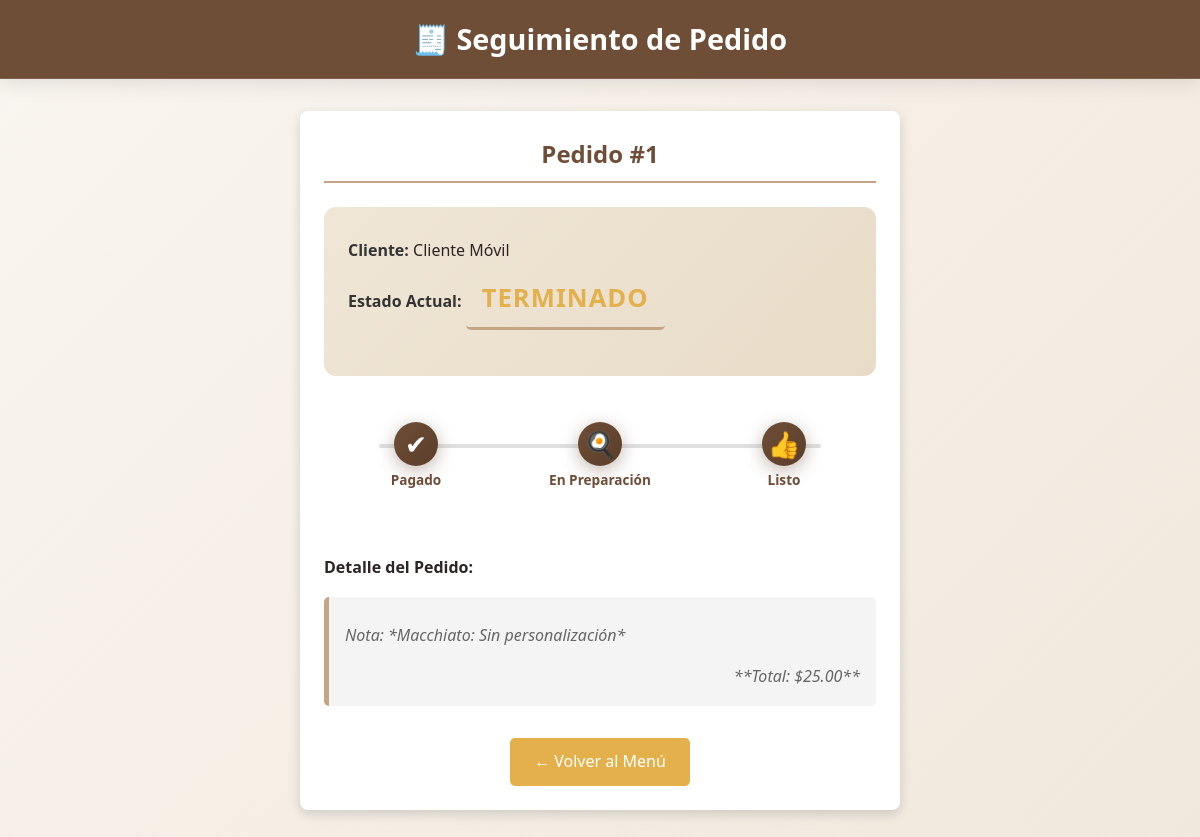
Page /seguimiento/1 on the earlier database version.
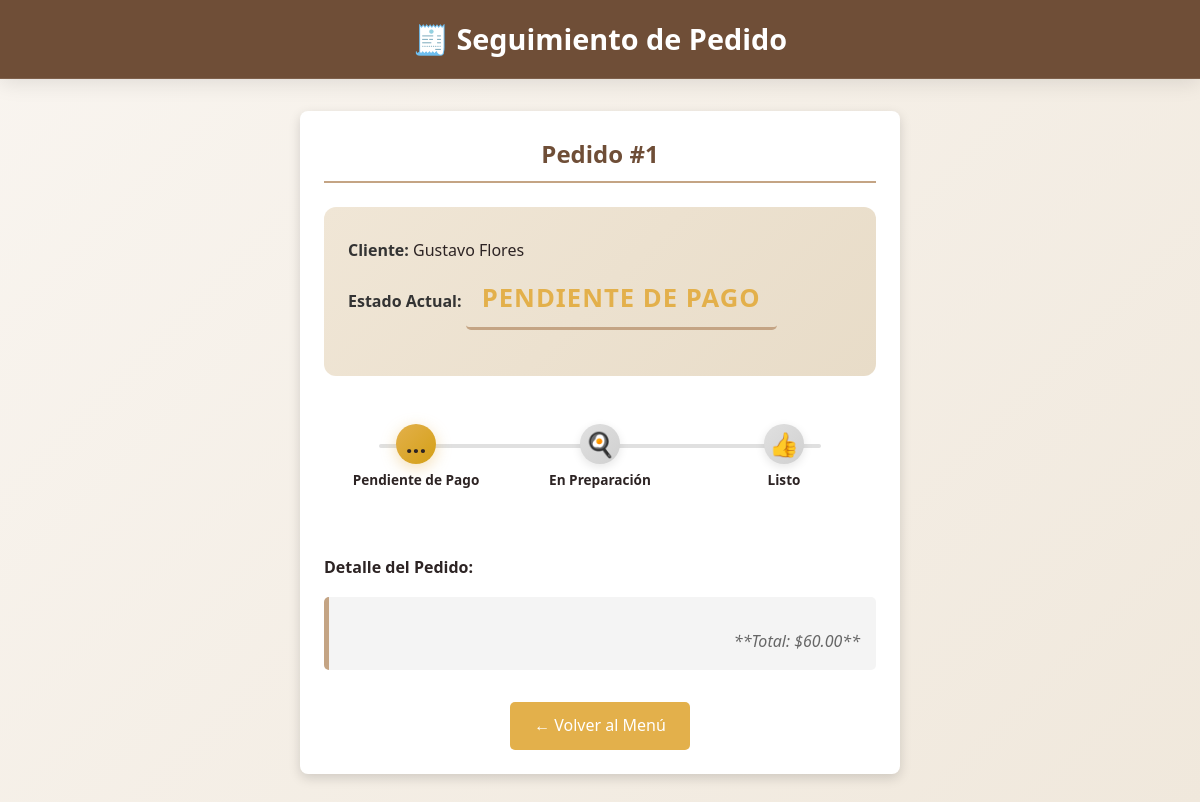
Same page on the later database version.
### app.py (models this page shows)
class Pedido(db.Model):
    id = db.Column(db.Integer, primary_key=True)
    cliente = db.Column(db.String(50), nullable=False)
    productos = db.Column(db.String(500))
    estado = db.Column(db.String(20), default="pendiente")
    pago = db.Column(db.String(20), default="pendiente")
    total = db.Column(db.Float)
    fecha = db.Column(db.DateTime, default=datetime.now)
    hora_pago = db.Column(db.DateTime)
    hora_preparacion = db.Column(db.DateTime)

### app.py (the view)
@app.route('/seguimiento/<int:id_pedido>')
def seguimiento(id_pedido):
    pedido = Pedido.query.get_or_404(id_pedido)
    ahora = datetime.now()
    return render_template('seguimiento.html', pedido=pedido, datetime=datetime, ahora=ahora)

### templates/seguimiento.html (shortened to what this page needs)
<!DOCTYPE html>
<html lang="es">
<head>
    <link rel="stylesheet" href="{{ url_for('static', filename='styles.css') }}">
</head>
<body>
    <header>
        <h1>🧾 Seguimiento de Pedido</h1>
    </header>
    <main class="container">
        <div class="seguimiento-card">
            <h2>Pedido #{{ pedido.id }}</h2>
            <div class="info-pedido">
                <p><strong>Cliente:</strong> {{ pedido.cliente }}</p>
                <p><strong>Estado Actual:</strong>
                    <span class="estado-actual">
                        {% if pedido.estado == 'pendiente' and pedido.pago == 'pendiente' %}
                            PENDIENTE DE PAGO
                        {% else %}
                            {{ pedido.estado.upper() }}
                        {% endif %}
                    </span>
                </p>
            </div>
            <div class="estado-linea">
                <div class="paso {% if pedido.pago == 'pagado' %}activo{% endif %}">
                    {% if pedido.pago == 'pagado' %}
                        <span class="icono">✔</span>
                        <p>Pagado</p>
                    {% else %}
                        <span class="icono-pendiente-pago">...</span>
                        <p>Pendiente de Pago</p>
                    {% endif %}
                </div>
                <div class="paso {% if pedido.pago == 'pagado' and pedido.estado in ['en preparación', 'listo', 'terminado'] %}activo{% endif %}">
                    <span class="icono">🍳</span>
                    <p>En Preparación</p>
                </div>
                <div class="paso {% if pedido.estado in ['listo', 'terminado'] %}activo{% endif %}">
                    <span class="icono">👍</span>
                    <p>Listo</p>
                </div>
            </div>
            <p style="text-align: left; margin-top: 2rem;"><strong>Detalle del Pedido:</strong></p>
            <div class="productos-lista">
                {% set parts = pedido.productos.split(' | ') %}
                {% if parts|length > 1 and parts[1]|trim %}
                    <p>Nota: *{{ parts[1]|trim }}*</p>
                {% endif %}
                <p style="text-align: right; margin-top: 1rem;">**Total: ${{ "%.2f"|format(pedido.total) }}**</p>
            </div>
            <a href="{{ url_for('index') }}" class="btn-regresar">← Volver al Menú</a>
        </div>
    </main>
</body>
</html>

Differences in the rows shown:
changed Pedido id 1: cliente "Cliente Móvil" → "Gustavo Flores"; pago "pagado" → "pendiente" (drawn); total "25.00" → "60.00"; estado "TERMINADO" → (not shown)
Other differences:
{{ parts[1]|trim }}: "Macchiato: Sin personalización" → (not shown)
text no longer shown: "✔ Pagado Nota: * *"
text now shown: "PENDIENTE DE PAGO ... Pendiente de Pago"
